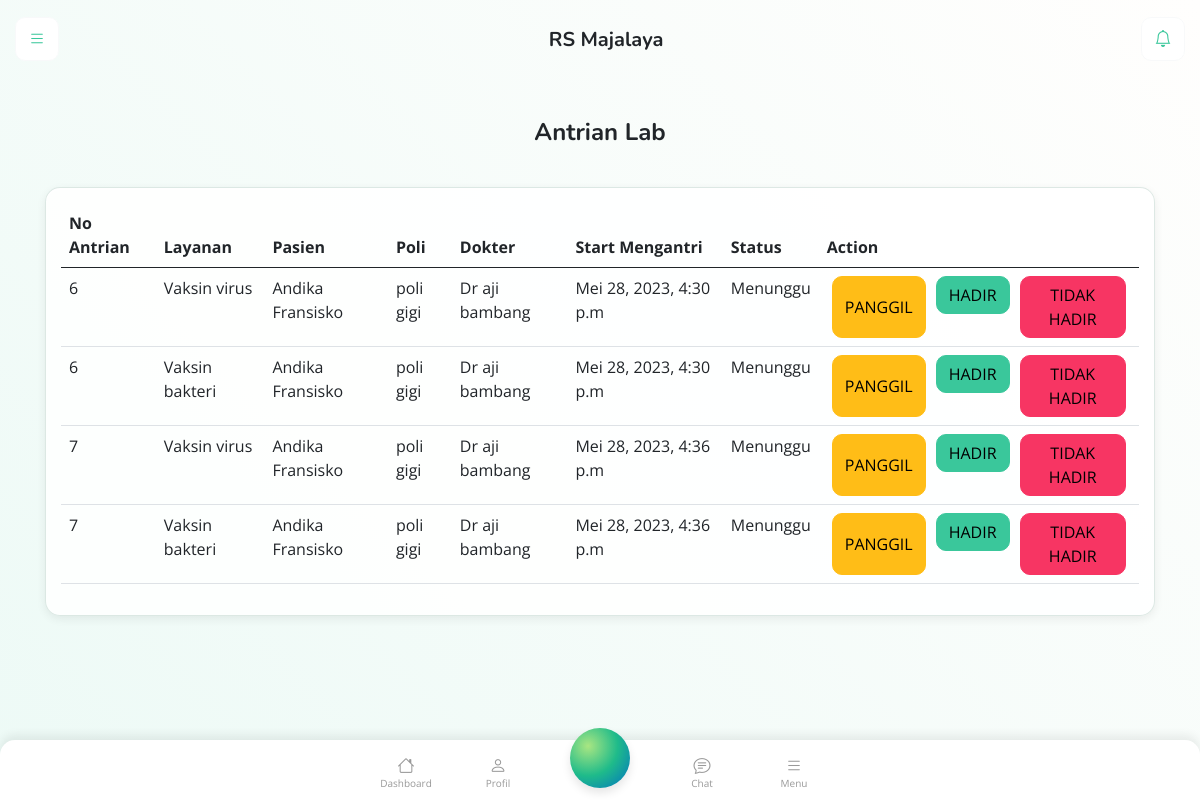
The app's page /lab/antrian-lab with its own data.
### faskes/models.py (models this page shows, shortened)
class Profil(models.Model):
    nama = models.CharField(max_length=255, null=True, blank=True)
    alamat = models.TextField(null=True, blank=True)
    logo = models.FileField(upload_to="logo/", null=True, blank=True)

### lab/models.py (models this page shows, shortened)
class LayananLabPasien(models.Model):
    antrian = models.ForeignKey('antrian.Antrian', on_delete=models.SET_NULL, blank=True, null=True)
    resume_medis = models.ForeignKey(ResumeMedis, on_delete=models.SET_NULL, blank=True, null=True)
    dokter = models.ForeignKey(User, on_delete=models.SET_NULL, blank=True, null=True, related_name='lab_dokter')
    petugas_lab = models.ForeignKey(User, on_delete=models.SET_NULL, blank=True, null=True, related_name='lab_petugas')
    layanan_lab = models.ForeignKey(LayananLab, on_delete=models.SET_NULL, blank=True, null=True)
    harga = models.FloatField(default=0)
    kuantitas = models.IntegerField(default=1)
    total_harga = models.FloatField(default=0)
    status_pembayaran = models.CharField(max_length=30, choices=StatusPembayaranChoices.choices,
                                         default=StatusPembayaranChoices.BELUM_BAYAR)
    status_layanan = models.CharField(max_length=30, choices=StatusLayananChoices.choices,
                                      default=StatusLayananChoices.MENUNGGU)
    summary_invoice = models.ForeignKey(SummaryInvoice, on_delete=models.SET_NULL, blank=True, null=True)
    created_at = models.DateTimeField(auto_now_add=True)
    diagnosa = models.TextField(blank=True, null=True)
    catatan = models.TextField(blank=True, null=True)

class LayananLab(models.Model):
    kategori = models.ForeignKey(KategoriLayananLab, on_delete=models.SET_NULL, blank=True, null=True)
    nama = models.CharField(max_length=100)
    harga = models.FloatField(default=0)
    created_at = models.DateTimeField(auto_now_add=True)

### antrian/models.py (models this page shows, shortened)
class Antrian(models.Model):
    no_antrian = models.IntegerField()
    tanggal_periksa = models.DateField()
    waktu_start_mengantri = models.DateTimeField(auto_now_add=True)
    waktu_end_mengantri = models.DateTimeField(null=True, blank=True)
    waktu_start_layanan = models.DateTimeField(null=True, blank=True)
    waktu_end_layanan = models.DateTimeField(null=True, blank=True)
    task_id = models.FloatField(default=1)
    antrian_tanggal = models.DateField(blank=True, null=True)
    created_at = models.DateTimeField(auto_now_add=True)
    loket = models.ForeignKey(Loket, on_delete=models.SET_NULL, blank=True, null=True)

### pasien/models.py (models this page shows, shortened)
class Pendaftaran(models.Model):
    pasien = models.ForeignKey(Pasien, on_delete=models.CASCADE)
    resume_medis = models.ForeignKey(ResumeMedis, on_delete=models.SET_NULL,blank=True, null=True)
    antrian = models.OneToOneField(Antrian, on_delete=models.SET_NULL, blank=True, null=True)
    asuransi = models.CharField(max_length=30, choices=AsuransiChoices.choices, default=AsuransiChoices.UMUM)
    no_peserta = models.CharField(max_length=100, blank=True, null=True)    # nomor peserta asuransi
    tipe_layanan = models.CharField(max_length=50, choices=TipeLayanan.choices, blank=True, null=True)
    poli = models.ForeignKey(Poli, on_delete=models.SET_NULL, blank=True, null=True)
    dokter = models.ForeignKey(User, on_delete=models.SET_NULL, blank=True, null=True, related_name='pendaftaran_dokter')
    biaya = models.FloatField(default=0)
    status_pembayaran = models.CharField(max_length=30, choices=StatusPembayaranChoices.choices,
                                         default=StatusPembayaranChoices.BELUM_BAYAR)
    summary_invoice = models.ForeignKey(SummaryInvoice, on_delete=models.SET_NULL, blank=True, null=True)
    created_at = models.DateTimeField(auto_now_add=True)
    status_layanan = models.CharField(max_length=100,
                                      choices=StatusLayananChoices.choices,
                                      default=StatusLayananChoices.BERLANGSUNG,
                                      blank=True, null=True)
    petugas = models.ForeignKey(User, on_delete=models.SET_NULL, blank=True, null=True, related_name='pendaftaran_petugas_admisi')
    created_at = models.DateTimeField(auto_now_add=True)

class Pasien(models.Model):
    account = models.ForeignKey(User, on_delete=models.SET_NULL, blank=True, null=True)
    no_rekam_medis = models.CharField(max_length=100, unique=True)
    nama = models.CharField(max_length=100)
    nik = models.CharField(max_length=100, unique=True)
    tanggal_lahir = models.DateField()
    status = models.CharField(max_length=30, choices=StatusPasienChoices.choices)
    jenis_kelamin = models.CharField(max_length=30, choices=JenisKelamin.choices)
    provinsi = models.CharField(max_length=100)
    kabupaten = models.CharField(max_length=100)
    kecamatan = models.CharField(max_length=100)
    alamat = models.CharField(max_length=100)
    agama = models.CharField(max_length=50, choices=AgamaChoices.choices)
    created_at = models.DateTimeField(auto_now_add=True)

### poli/models.py (models this page shows)
class Poli(models.Model):
    nama = models.CharField(max_length=150)
    harga = models.FloatField(default=0)
    created_at = models.DateTimeField(auto_now_add=True)

### user/models.py (models this page shows, shortened)
class User(AbstractUser):
    role = models.ForeignKey(UserRole, on_delete=models.SET_NULL, blank=True, null=True)
    id_number = models.CharField(max_length=20, null=True, blank=True)
    nama_depan = models.CharField(max_length=255)
    nama_belakang = models.CharField(max_length=255, null=True, blank=True)
    nip = models.CharField(max_length=20, null=True, blank=True)
    level = models.CharField(max_length=50, null=True, blank=True)
    jenis_kelamin = models.CharField(max_length=10, choices=GenderChoices.choices)
    tanggal_lahir = models.DateField(null=True, blank=True)
    agama = models.CharField(max_length=50, null=True, blank=True)
    no_kartu_keluarga = models.CharField(max_length=20, null=True, blank=True)
    posisi_di_keluarga = models.CharField(max_length=50, null=True, blank=True)
    pendidikan_terakhir = models.CharField(max_length=255, null=True, blank=True)
    profesi = models.CharField(max_length=255, null=True, blank=True)
    pekerjaan = models.CharField(max_length=255, null=True, blank=True)
    no_npwp = models.CharField(max_length=20, null=True, blank=True)
    sip = models.CharField(max_length=20, null=True, blank=True)    # Surat Izin Praktik
    nama_ibu_kandung = models.CharField(max_length=255, null=True, blank=True)
    golongan = models.CharField(max_length=50, null=True, blank=True)   # ex: karyawan gol 1, gol 2
    pangkat = models.CharField(max_length=50, null=True, blank=True)    # ex: direktur
    status_karyawan = models.CharField(max_length=50, null=True, blank=True)    # ex: kontrak, tetap
    unit_kerja = models.CharField(max_length=255, null=True, blank=True)    #
    no_sk_pengangkatan = models.CharField(max_length=20, null=True, blank=True)
    tanggal_sk_pengangkatan = models.DateField(null=True, blank=True)
    tanggal_masuk_rs = models.DateField(null=True, blank=True)
    no_telepon = models.CharField(max_length=15, null=True, blank=True)
    alamat = models.TextField(null=True, blank=True)
    alamat_kelurahan = models.CharField(max_length=255, null=True, blank=True)
    alamat_kecamatan = models.CharField(max_length=255, null=True, blank=True)
    alamat_kabupaten_kota = models.CharField(max_length=255, null=True, blank=True)
    alamat_provinsi = models.CharField(max_length=255, null=True, blank=True)

### lab/views.py (the view)
# urls.py: path('antrian-lab', views.AntrianLabView.as_view()),
class AntrianLabView(ListView):
    queryset = LayananLabPasien.objects.filter(
        Q(status_layanan=StatusLayananChoices.MENUNGGU) | Q(status_layanan=StatusLayananChoices.DILAYANI)
    )
    template_name = 'lab/antrian-lab.html'
    def get(self, request, *args, **kwargs):
        context = self.get_context_data(**kwargs)
        return render(request, self.template_name, context)
    def get_context_data(self, *, object_list=None, **kwargs):
        context = {
            'layanan_lab_pasien_list': self.get_queryset()
        }
        return context

### faskes/context_processors.py (called while the page is built)
def profil(request):
    profil = Profil.objects.get(id=1)
    return {'profil': profil}

### templates/lab/antrian-lab.html (shortened to what this page needs)
{% extends 'basic.html' %}
{% load humanize i18n static %}
{% block content %}
{% language 'id' %}
<main class="h-100">
    {% include "header.html" %}
    <div class="main-container container">
        <div class="d-flex justify-content-center">
            <div class="row mb-3 mt-4 ">
                <div class="col">
                    <h4>Antrian Lab</h4>
                </div>
            </div>
        </div>
        <div class="row mb-3 mt-4 ">
            <div class="col">
                <div class="card">
                    <div class="card-body">
                        <table class="table">
                            <thead>
                                <tr>
                                    <th scope="col">No Antrian</th>
                                    <th scope="col">Layanan</th>
                                    <th scope="col">Pasien</th>
                                    <th scope="col">Poli</th>
                                    <th scope="col">Dokter</th>
                                    <th scope="col">Start Mengantri</th>
                                    <th scope="col">Status</th>
                                    <th scope="col">Action</th>
                                </tr>
                            </thead>
                            <tbody>
                                {% for antrian_layanan in layanan_lab_pasien_list %}
                                <tr>
                                    <td>{{antrian_layanan.antrian.no_antrian}}</td>
                                    <td>{{antrian_layanan.layanan_lab.nama}}</td>
                                    <td>{{antrian_layanan.antrian.pendaftaran.pasien.nama}}</td>
                                    <td>{{antrian_layanan.antrian.pendaftaran.poli.nama}}</td>
                                    <td>{{antrian_layanan.antrian.pendaftaran.dokter.get_full_name}}</td>
                                    <td>{{antrian_layanan.antrian.waktu_start_mengantri}}</td>
                                    <td>{% if antrian_layanan.status_layanan == 'Menunggu' %} Menunggu {% elif antrian_layanan.status_layanan == 'Dilayani' %} Dilayani {% endif %}</td>
                                    <td style="display: flex;">
                                        <button type="button" class="btn btn-warning" onclick="speak('nomor antrian {{antrian_layanan.antrian.no_antrian}} atas nama {{antrian_layanan.antrian.pendaftaran.pasien.nama}}silahkan ke ruangan leb {{antrian.pendaftaran.poli.nama}}')" style="margin-left: 5px; margin-right: 5px;">Panggil</button>
                                        {% if antrian_layanan.status_layanan == 'Menunggu' %}
                                        <form method="POST" action="/lab/layanan-lab-hadir/{{antrian_layanan.id}}" target="_blank">
                                            <button type="submit" class="btn btn-success" style="margin-left: 5px; margin-right: 5px;">Hadir</button>
                                        </form>
                                        {% elif antrian_layanan.status_layanan == 'Dilayani' %}
                                        <a href="/lab/layanan-lab-laporan/{{antrian_layanan.id}}" target="_blank" class="btn btn-primary" style="margin-left: 5px; margin-right: 5px;">Laporan</a>
                                        {% endif %}
                                        <form method="POST" action="/lab/layanan-lab-batalkan/{{antrian_layanan.id}}">
                                            <button type="submit" class="btn btn-danger" style="margin-left: 5px; margin-right: 5px;">Tidak hadir</button>
                                        </form>
                                    </td>
                                </tr>
                                {% endfor %}
                            </tbody>
                        </table>
                    </div>
                </div>
            </div>
        </div>
    </div>
    {% include "footer.html" %}
</main>
{% endlanguage %}
{% endblock %}

### templates/header.html (shortened to what this page needs)
    <header class="header position-fixed">
        <div class="row">
            <div class="col-auto">
                <a href="javascript:void(0)" target="_self" class="btn btn-light btn-44 menu-btn">
                    <i class="bi bi-list"></i>
                </a>
            </div>
            <div class="col align-self-center text-center">
                <div class="logo-small">
                    <h5>{{ profil.nama }}</h5>
                </div>
            </div>
            <div class="col-auto">
                <a href="/" target="_self" class="btn btn-light btn-44">
                    <i class="bi bi-bell"></i>
                </a>
            </div>
        </div>
    </header>

### records on screen
Profil: nama "RS Majalaya"
LayananLabPasien: antrian.no_antrian "6", layanan_lab.nama "Vaksin virus", antrian.pendaftaran.pasien.nama "Andika Fransisko", antrian.pendaftaran.poli.nama "poli gigi", antrian.pendaftaran.dokter.get_full_name "Dr aji bambang", antrian.waktu_start_mengantri "Mei 28, 2023, 4:30 p.m", status_layanan "Menunggu"
LayananLabPasien: antrian.no_antrian "6", layanan_lab.nama "Vaksin bakteri", antrian.pendaftaran.pasien.nama "Andika Fransisko", antrian.pendaftaran.poli.nama "poli gigi", antrian.pendaftaran.dokter.get_full_name "Dr aji bambang", antrian.waktu_start_mengantri "Mei 28, 2023, 4:30 p.m", status_layanan "Menunggu"
LayananLabPasien: antrian.no_antrian "7", layanan_lab.nama "Vaksin virus", antrian.pendaftaran.pasien.nama "Andika Fransisko", antrian.pendaftaran.poli.nama "poli gigi", antrian.pendaftaran.dokter.get_full_name "Dr aji bambang", antrian.waktu_start_mengantri "Mei 28, 2023, 4:36 p.m", status_layanan "Menunggu"
LayananLabPasien: antrian.no_antrian "7", layanan_lab.nama "Vaksin bakteri", antrian.pendaftaran.pasien.nama "Andika Fransisko", antrian.pendaftaran.poli.nama "poli gigi", antrian.pendaftaran.dokter.get_full_name "Dr aji bambang", antrian.waktu_start_mengantri "Mei 28, 2023, 4:36 p.m", status_layanan "Menunggu"
